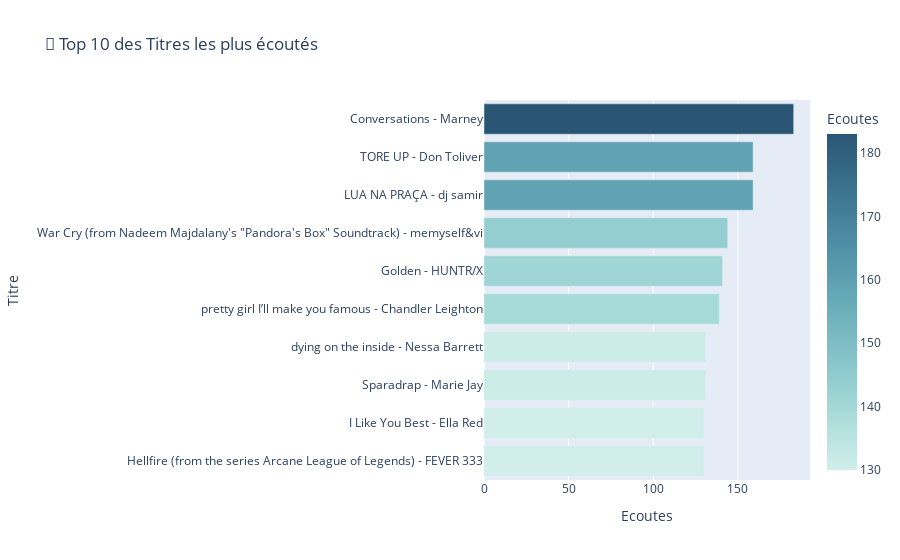

Write notebook code for a chart like this one.
### Code cell
# On crée une colonne unique "Titre - Artiste" pour l'affichage
df['Full_Track'] = df['track'] + " - " + df['artist']

top_tracks = df['Full_Track'].value_counts().head(10).reset_index()
top_tracks.columns = ['Titre', 'Ecoutes']

fig = px.bar(top_tracks, 
             x='Ecoutes', 
             y='Titre', 
             orientation='h', # Barres horizontales
             title="🎵 Top 10 des Titres les plus écoutés",
             color='Ecoutes',
             color_continuous_scale='Teal')

fig.update_layout(yaxis={'categoryorder':'total ascending'}) # Trie du plus grand au plus petit
fig.show()

### Figure 1 — Plotly figure (JSON) as saved in the notebook; plotly's stock layout.template omitted (floating-point values rounded to 4 significant figures)
{"data": [{"hovertemplate": "Ecoutes=%{marker.color}<br>Titre=%{y}<extra></extra>", "legendgroup": "", "marker": {"color": [183, 159, 159, 144, 141, 139, 131, 131, 130, 130], "coloraxis": "coloraxis", "pattern": {"shape": ""}}, "name": "", "orientation": "h", "showlegend": false, "textposition": "auto", "type": "bar", "x": [183, 159, 159, 144, 141, 139, 131, 131, 130, 130], "xaxis": "x", "y": ["Conversations - Marney", "LUA NA PRAÇA - dj samir", "TORE UP - Don Toliver", "War Cry (from Nadeem Majdalany's \"Pandora's Box\" Soundtrack) - memyself&vi", "Golden - HUNTR/X", "pretty girl I’ll make you famous - Chandler Leighton", "Sparadrap - Marie Jay", "dying on the inside - Nessa Barrett", "Hellfire (from the series Arcane League of Legends) - FEVER 333", "I Like You Best - Ella Red"], "yaxis": "y"}], "layout": {"barmode": "relative", "coloraxis": {"colorbar": {"title": {"text": "Ecoutes"}}, "colorscale": [[0, "rgb(209, 238, 234)"], [0.1667, "rgb(168, 219, 217)"], [0.3333, "rgb(133, 196, 201)"], [0.5, "rgb(104, 171, 184)"], [0.6667, "rgb(79, 144, 166)"], [0.8333, "rgb(59, 115, 143)"], [1, "rgb(42, 86, 116)"]]}, "legend": {"tracegroupgap": 0}, "title": {"text": "🎵 Top 10 des Titres les plus écoutés"}, "xaxis": {"anchor": "y", "domain": [0, 1], "title": {"text": "Ecoutes"}}, "yaxis": {"anchor": "x", "categoryorder": "total ascending", "domain": [0, 1], "title": {"text": "Titre"}}}}
